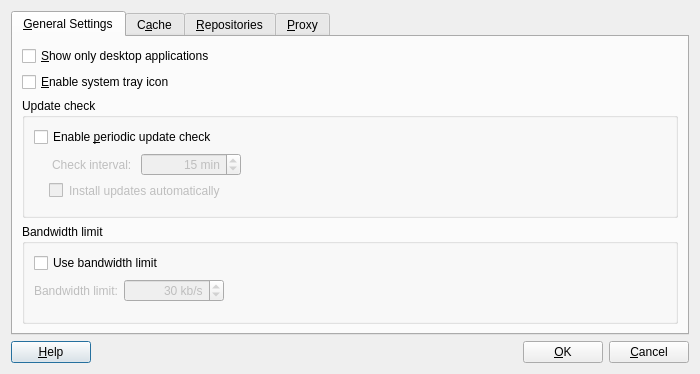
<?xml version="1.0" encoding="UTF-8"?>
<ui version="4.0">
 <class>SettingsDialog</class>
 <widget class="QDialog" name="SettingsDialog">
  <property name="geometry">
   <rect>
    <x>0</x>
    <y>0</y>
    <width>700</width>
    <height>374</height>
   </rect>
  </property>
  <property name="windowTitle">
   <string>Package Manager Settings</string>
  </property>
  <property name="windowIcon">
   <iconset resource="../data/data.qrc">
    <normaloff>:/data/package-manager.png</normaloff>:/data/package-manager.png</iconset>
  </property>
  <property name="modal">
   <bool>true</bool>
  </property>
  <layout class="QGridLayout" name="gridLayout_4">
   <item row="1" column="0">
    <layout class="QHBoxLayout" name="horizontalLayout">
     <item>
      <widget class="QPushButton" name="buttonHelp">
       <property name="text">
        <string>&amp;Help</string>
       </property>
      </widget>
     </item>
     <item>
      <spacer name="horizontalSpacer_3">
       <property name="orientation">
        <enum>Qt::Horizontal</enum>
       </property>
       <property name="sizeHint" stdset="0">
        <size>
         <width>40</width>
         <height>20</height>
        </size>
       </property>
      </spacer>
     </item>
     <item>
      <widget class="QPushButton" name="buttonOk">
       <property name="text">
        <string>&amp;OK</string>
       </property>
      </widget>
     </item>
     <item>
      <widget class="QPushButton" name="buttonCancel">
       <property name="text">
        <string>&amp;Cancel</string>
       </property>
      </widget>
     </item>
    </layout>
   </item>
   <item row="0" column="0">
    <widget class="QTabWidget" name="tabWidget">
     <property name="currentIndex">
      <number>0</number>
     </property>
     <widget class="QWidget" name="tab_1">
      <attribute name="title">
       <string>&amp;General Settings</string>
      </attribute>
      <layout class="QGridLayout" name="gridLayout_3">
       <item row="0" column="0">
        <widget class="QCheckBox" name="onlyGuiApp">
         <property name="text">
          <string>&amp;Show only desktop applications</string>
         </property>
        </widget>
       </item>
       <item row="1" column="0">
        <widget class="QCheckBox" name="systemTray">
         <property name="text">
          <string>&amp;Enable system tray icon</string>
         </property>
        </widget>
       </item>
       <item row="2" column="0">
        <widget class="QGroupBox" name="updateCheckGroupBox">
         <property name="sizePolicy">
          <sizepolicy hsizetype="Expanding" vsizetype="Preferred">
           <horstretch>0</horstretch>
           <verstretch>0</verstretch>
          </sizepolicy>
         </property>
         <property name="title">
          <string>Update check</string>
         </property>
         <property name="alignment">
          <set>Qt::AlignLeading|Qt::AlignLeft|Qt::AlignTop</set>
         </property>
         <layout class="QGridLayout" name="gridLayout">
          <item row="0" column="0" colspan="3">
           <widget class="QCheckBox" name="intervalCheck">
            <property name="text">
             <string>Enable &amp;periodic update check</string>
            </property>
           </widget>
          </item>
          <item row="1" column="0">
           <widget class="QLabel" name="intervalLabel">
            <property name="enabled">
             <bool>false</bool>
            </property>
            <property name="styleSheet">
             <string>padding-left:15px;</string>
            </property>
            <property name="text">
             <string>Check interval:</string>
            </property>
           </widget>
          </item>
          <item row="1" column="1">
           <widget class="QSpinBox" name="intervalSpin">
            <property name="enabled">
             <bool>false</bool>
            </property>
            <property name="sizePolicy">
             <sizepolicy hsizetype="Preferred" vsizetype="Fixed">
              <horstretch>0</horstretch>
              <verstretch>0</verstretch>
             </sizepolicy>
            </property>
            <property name="minimumSize">
             <size>
              <width>100</width>
              <height>0</height>
             </size>
            </property>
            <property name="alignment">
             <set>Qt::AlignRight|Qt::AlignTrailing|Qt::AlignVCenter</set>
            </property>
            <property name="suffix">
             <string> min</string>
            </property>
            <property name="minimum">
             <number>1</number>
            </property>
            <property name="maximum">
             <number>10000</number>
            </property>
            <property name="value">
             <number>15</number>
            </property>
           </widget>
          </item>
          <item row="1" column="2">
           <spacer name="horizontalSpacer">
            <property name="orientation">
             <enum>Qt::Horizontal</enum>
            </property>
            <property name="sizeHint" stdset="0">
             <size>
              <width>305</width>
              <height>24</height>
             </size>
            </property>
           </spacer>
          </item>
          <item row="3" column="1">
           <spacer name="verticalSpacer">
            <property name="orientation">
             <enum>Qt::Vertical</enum>
            </property>
            <property name="sizeHint" stdset="0">
             <size>
              <width>20</width>
              <height>40</height>
             </size>
            </property>
           </spacer>
          </item>
          <item row="2" column="0" colspan="3">
           <widget class="QCheckBox" name="installUpdates">
            <property name="enabled">
             <bool>false</bool>
            </property>
            <property name="styleSheet">
             <string>padding-left:15px;</string>
            </property>
            <property name="text">
             <string>Install updates automatically</string>
            </property>
           </widget>
          </item>
         </layout>
        </widget>
       </item>
       <item row="3" column="0">
        <widget class="QGroupBox" name="bandwidthLimitGroupBox">
         <property name="title">
          <string>Bandwidth limit</string>
         </property>
         <layout class="QGridLayout" name="gridLayout_2">
          <item row="1" column="2">
           <spacer name="horizontalSpacer_2">
            <property name="orientation">
             <enum>Qt::Horizontal</enum>
            </property>
            <property name="sizeHint" stdset="0">
             <size>
              <width>304</width>
              <height>24</height>
             </size>
            </property>
           </spacer>
          </item>
          <item row="2" column="1">
           <spacer name="verticalSpacer_2">
            <property name="orientation">
             <enum>Qt::Vertical</enum>
            </property>
            <property name="sizeHint" stdset="0">
             <size>
              <width>20</width>
              <height>40</height>
             </size>
            </property>
           </spacer>
          </item>
          <item row="0" column="0" colspan="3">
           <widget class="QCheckBox" name="useBandwidthLimit">
            <property name="text">
             <string>Use bandwidth limit</string>
            </property>
           </widget>
          </item>
          <item row="1" column="1">
           <widget class="QSpinBox" name="bandwidthSpin">
            <property name="enabled">
             <bool>false</bool>
            </property>
            <property name="sizePolicy">
             <sizepolicy hsizetype="Preferred" vsizetype="Fixed">
              <horstretch>0</horstretch>
              <verstretch>0</verstretch>
             </sizepolicy>
            </property>
            <property name="minimumSize">
             <size>
              <width>100</width>
              <height>0</height>
             </size>
            </property>
            <property name="alignment">
             <set>Qt::AlignRight|Qt::AlignTrailing|Qt::AlignVCenter</set>
            </property>
            <property name="suffix">
             <string> kb/s</string>
            </property>
            <property name="minimum">
             <number>1</number>
            </property>
            <property name="maximum">
             <number>20000</number>
            </property>
            <property name="value">
             <number>30</number>
            </property>
           </widget>
          </item>
          <item row="1" column="0">
           <widget class="QLabel" name="bandwidthLabel">
            <property name="enabled">
             <bool>false</bool>
            </property>
            <property name="text">
             <string>Bandwidth limit:</string>
            </property>
           </widget>
          </item>
         </layout>
        </widget>
       </item>
      </layout>
     </widget>
     <widget class="QWidget" name="tab_2">
      <attribute name="title">
       <string>C&amp;ache</string>
      </attribute>
      <layout class="QGridLayout" name="gridLayout_7">
       <item row="0" column="0">
        <widget class="QGroupBox" name="updateCheckGroupBox_2">
         <property name="sizePolicy">
          <sizepolicy hsizetype="Expanding" vsizetype="Preferred">
           <horstretch>0</horstretch>
           <verstretch>0</verstretch>
          </sizepolicy>
         </property>
         <property name="title">
          <string>Update check</string>
         </property>
         <property name="alignment">
          <set>Qt::AlignLeading|Qt::AlignLeft|Qt::AlignTop</set>
         </property>
         <layout class="QGridLayout" name="gridLayout_5">
          <item row="0" column="0" colspan="4">
           <widget class="QCheckBox" name="useCacheCheck">
            <property name="text">
             <string>&amp;Use hard disk cache for downloaded software</string>
            </property>
           </widget>
          </item>
          <item row="1" column="0">
           <widget class="QLabel" name="useCacheLabel">
            <property name="enabled">
             <bool>false</bool>
            </property>
            <property name="text">
             <string>Maximum cache size:</string>
            </property>
           </widget>
          </item>
          <item row="1" column="1">
           <widget class="QSpinBox" name="useCacheSpin">
            <property name="enabled">
             <bool>false</bool>
            </property>
            <property name="minimumSize">
             <size>
              <width>120</width>
              <height>0</height>
             </size>
            </property>
            <property name="alignment">
             <set>Qt::AlignRight|Qt::AlignTrailing|Qt::AlignVCenter</set>
            </property>
            <property name="suffix">
             <string> Mb</string>
            </property>
            <property name="minimum">
             <number>0</number>
            </property>
            <property name="maximum">
             <number>10000</number>
            </property>
            <property name="value">
             <number>0</number>
            </property>
           </widget>
          </item>
          <item row="1" column="2">
           <widget class="QLabel" name="useCacheLimitTip">
            <property name="enabled">
             <bool>false</bool>
            </property>
            <property name="text">
             <string>(use 0 for no limit)</string>
            </property>
           </widget>
          </item>
          <item row="1" column="3">
           <spacer name="horizontalSpacer">
            <property name="orientation">
             <enum>Qt::Horizontal</enum>
            </property>
            <property name="sizeHint" stdset="0">
             <size>
              <width>330</width>
              <height>24</height>
             </size>
            </property>
           </spacer>
          </item>
          <item row="2" column="1">
           <spacer name="verticalSpacer">
            <property name="orientation">
             <enum>Qt::Vertical</enum>
            </property>
            <property name="sizeHint" stdset="0">
             <size>
              <width>20</width>
              <height>40</height>
             </size>
            </property>
           </spacer>
          </item>
         </layout>
        </widget>
       </item>
       <item row="1" column="0">
        <widget class="QGroupBox" name="clearCacheGroupBox">
         <property name="sizePolicy">
          <sizepolicy hsizetype="Expanding" vsizetype="Preferred">
           <horstretch>0</horstretch>
           <verstretch>0</verstretch>
          </sizepolicy>
         </property>
         <property name="title">
          <string>Clear Cache</string>
         </property>
         <property name="alignment">
          <set>Qt::AlignLeading|Qt::AlignLeft|Qt::AlignTop</set>
         </property>
         <layout class="QGridLayout" name="gridLayout_6">
          <item row="0" column="0" colspan="2">
           <widget class="QLabel" name="clearCacheDesc">
            <property name="text">
             <string>Clearing the disk cache will remove all downloaded software. 
This will not delete installed software or affect your system stability.</string>
            </property>
           </widget>
          </item>
          <item row="1" column="0">
           <widget class="QPushButton" name="clearCacheButton">
            <property name="text">
             <string>C&amp;lean disk cache now</string>
            </property>
           </widget>
          </item>
          <item row="1" column="1">
           <spacer name="horizontalSpacer">
            <property name="orientation">
             <enum>Qt::Horizontal</enum>
            </property>
            <property name="sizeHint" stdset="0">
             <size>
              <width>330</width>
              <height>24</height>
             </size>
            </property>
           </spacer>
          </item>
          <item row="2" column="0">
           <spacer name="verticalSpacer">
            <property name="orientation">
             <enum>Qt::Vertical</enum>
            </property>
            <property name="sizeHint" stdset="0">
             <size>
              <width>20</width>
              <height>40</height>
             </size>
            </property>
           </spacer>
          </item>
         </layout>
        </widget>
       </item>
      </layout>
     </widget>
     <widget class="QWidget" name="tab_3">
      <attribute name="title">
       <string>&amp;Repositories</string>
      </attribute>
      <layout class="QGridLayout" name="gridLayout_9">
       <item row="0" column="0">
        <widget class="QTableWidget" name="repoListView">
         <property name="sizePolicy">
          <sizepolicy hsizetype="Expanding" vsizetype="Expanding">
           <horstretch>0</horstretch>
           <verstretch>0</verstretch>
          </sizepolicy>
         </property>
         <property name="contextMenuPolicy">
          <enum>Qt::DefaultContextMenu</enum>
         </property>
         <property name="alternatingRowColors">
          <bool>true</bool>
         </property>
         <property name="selectionMode">
          <enum>QAbstractItemView::SingleSelection</enum>
         </property>
         <property name="selectionBehavior">
          <enum>QAbstractItemView::SelectRows</enum>
         </property>
         <property name="showGrid">
          <bool>false</bool>
         </property>
         <property name="gridStyle">
          <enum>Qt::NoPen</enum>
         </property>
         <column>
          <property name="text">
           <string/>
          </property>
         </column>
         <column>
          <property name="text">
           <string>Repository Name</string>
          </property>
         </column>
         <column>
          <property name="text">
           <string>Repository Address</string>
          </property>
         </column>
        </widget>
       </item>
       <item row="0" column="1">
        <widget class="QGroupBox" name="groupBox">
         <property name="title">
          <string/>
         </property>
         <property name="flat">
          <bool>true</bool>
         </property>
         <layout class="QGridLayout" name="gridLayout_11">
          <item row="0" column="0">
           <widget class="QPushButton" name="addRepoButton">
            <property name="text">
             <string>&amp;Add New Repository</string>
            </property>
           </widget>
          </item>
          <item row="1" column="0">
           <widget class="QPushButton" name="removeRepoButton">
            <property name="text">
             <string>Remove Repository</string>
            </property>
           </widget>
          </item>
          <item row="2" column="0">
           <widget class="QPushButton" name="moveUpButton">
            <property name="text">
             <string>Move &amp;Up</string>
            </property>
           </widget>
          </item>
          <item row="3" column="0">
           <widget class="QPushButton" name="moveDownButton">
            <property name="text">
             <string>Move &amp;Down</string>
            </property>
           </widget>
          </item>
          <item row="4" column="0">
           <spacer name="verticalSpacer_4">
            <property name="orientation">
             <enum>Qt::Vertical</enum>
            </property>
            <property name="sizeHint" stdset="0">
             <size>
              <width>20</width>
              <height>40</height>
             </size>
            </property>
           </spacer>
          </item>
         </layout>
        </widget>
       </item>
      </layout>
     </widget>
     <widget class="QWidget" name="tab_4">
      <attribute name="title">
       <string>&amp;Proxy</string>
      </attribute>
      <layout class="QGridLayout" name="gridLayout_10">
       <item row="0" column="1">
        <spacer name="horizontalSpacer_4">
         <property name="orientation">
          <enum>Qt::Horizontal</enum>
         </property>
         <property name="sizeHint" stdset="0">
          <size>
           <width>331</width>
           <height>20</height>
          </size>
         </property>
        </spacer>
       </item>
       <item row="1" column="1">
        <spacer name="horizontalSpacer_5">
         <property name="orientation">
          <enum>Qt::Horizontal</enum>
         </property>
         <property name="sizeHint" stdset="0">
          <size>
           <width>331</width>
           <height>20</height>
          </size>
         </property>
        </spacer>
       </item>
       <item row="2" column="0" colspan="2">
        <widget class="QGroupBox" name="httpSettingsGroupBox">
         <property name="enabled">
          <bool>false</bool>
         </property>
         <property name="flat">
          <bool>true</bool>
         </property>
         <layout class="QGridLayout" name="gridLayout_8">
          <item row="0" column="0">
           <widget class="QLabel" name="label">
            <property name="text">
             <string>HTTP proxy server:</string>
            </property>
           </widget>
          </item>
          <item row="0" column="1">
           <widget class="QLineEdit" name="httpProxy"/>
          </item>
          <item row="0" column="2">
           <widget class="QLabel" name="label_2">
            <property name="text">
             <string>Port:</string>
            </property>
           </widget>
          </item>
          <item row="0" column="3">
           <widget class="QSpinBox" name="httpProxyPort">
            <property name="minimum">
             <number>1</number>
            </property>
            <property name="maximum">
             <number>65535</number>
            </property>
            <property name="value">
             <number>80</number>
            </property>
           </widget>
          </item>
          <item row="1" column="1">
           <widget class="QCheckBox" name="useHttpForAll">
            <property name="text">
             <string>Use this proxy server for all protocols</string>
            </property>
            <property name="checked">
             <bool>false</bool>
            </property>
           </widget>
          </item>
          <item row="2" column="0">
           <widget class="QLabel" name="label_3">
            <property name="text">
             <string>HTTPS proxy server:</string>
            </property>
           </widget>
          </item>
          <item row="2" column="1">
           <widget class="QLineEdit" name="httpsProxy"/>
          </item>
          <item row="2" column="2">
           <widget class="QLabel" name="label_4">
            <property name="text">
             <string>Port:</string>
            </property>
           </widget>
          </item>
          <item row="2" column="3">
           <widget class="QSpinBox" name="httpsProxyPort">
            <property name="minimum">
             <number>0</number>
            </property>
            <property name="maximum">
             <number>65535</number>
            </property>
            <property name="value">
             <number>0</number>
            </property>
           </widget>
          </item>
          <item row="3" column="0">
           <widget class="QLabel" name="label_5">
            <property name="text">
             <string>FTP proxy server:</string>
            </property>
           </widget>
          </item>
          <item row="3" column="1">
           <widget class="QLineEdit" name="ftpProxy"/>
          </item>
          <item row="3" column="2">
           <widget class="QLabel" name="label_6">
            <property name="text">
             <string>Port:</string>
            </property>
           </widget>
          </item>
          <item row="3" column="3">
           <widget class="QSpinBox" name="ftpProxyPort">
            <property name="minimum">
             <number>0</number>
            </property>
            <property name="maximum">
             <number>65535</number>
            </property>
            <property name="value">
             <number>0</number>
            </property>
           </widget>
          </item>
          <item row="4" column="1">
           <spacer name="verticalSpacer_3">
            <property name="orientation">
             <enum>Qt::Vertical</enum>
            </property>
            <property name="sizeHint" stdset="0">
             <size>
              <width>20</width>
              <height>40</height>
             </size>
            </property>
           </spacer>
          </item>
         </layout>
        </widget>
       </item>
       <item row="0" column="0">
        <widget class="QRadioButton" name="noProxyButton">
         <property name="text">
          <string>No  proxy server</string>
         </property>
         <property name="checked">
          <bool>true</bool>
         </property>
        </widget>
       </item>
       <item row="1" column="0">
        <widget class="QRadioButton" name="useProxyButton">
         <property name="text">
          <string>Use proxy server</string>
         </property>
        </widget>
       </item>
      </layout>
     </widget>
    </widget>
   </item>
  </layout>
 </widget>
 <tabstops>
  <tabstop>tabWidget</tabstop>
  <tabstop>onlyGuiApp</tabstop>
  <tabstop>systemTray</tabstop>
  <tabstop>intervalCheck</tabstop>
  <tabstop>intervalSpin</tabstop>
  <tabstop>useBandwidthLimit</tabstop>
  <tabstop>bandwidthSpin</tabstop>
 </tabstops>
 <resources>
  <include location="../data/data.qrc"/>
 </resources>
 <connections>
  <connection>
   <sender>intervalCheck</sender>
   <signal>toggled(bool)</signal>
   <receiver>intervalLabel</receiver>
   <slot>setEnabled(bool)</slot>
   <hints>
    <hint type="sourcelabel">
     <x>88</x>
     <y>132</y>
    </hint>
    <hint type="destinationlabel">
     <x>96</x>
     <y>161</y>
    </hint>
   </hints>
  </connection>
  <connection>
   <sender>intervalCheck</sender>
   <signal>toggled(bool)</signal>
   <receiver>intervalSpin</receiver>
   <slot>setEnabled(bool)</slot>
   <hints>
    <hint type="sourcelabel">
     <x>130</x>
     <y>138</y>
    </hint>
    <hint type="destinationlabel">
     <x>140</x>
     <y>157</y>
    </hint>
   </hints>
  </connection>
  <connection>
   <sender>useBandwidthLimit</sender>
   <signal>toggled(bool)</signal>
   <receiver>bandwidthLabel</receiver>
   <slot>setEnabled(bool)</slot>
   <hints>
    <hint type="sourcelabel">
     <x>91</x>
     <y>280</y>
    </hint>
    <hint type="destinationlabel">
     <x>88</x>
     <y>310</y>
    </hint>
   </hints>
  </connection>
  <connection>
   <sender>useBandwidthLimit</sender>
   <signal>toggled(bool)</signal>
   <receiver>bandwidthSpin</receiver>
   <slot>setEnabled(bool)</slot>
   <hints>
    <hint type="sourcelabel">
     <x>196</x>
     <y>280</y>
    </hint>
    <hint type="destinationlabel">
     <x>212</x>
     <y>310</y>
    </hint>
   </hints>
  </connection>
  <connection>
   <sender>useCacheCheck</sender>
   <signal>toggled(bool)</signal>
   <receiver>useCacheLabel</receiver>
   <slot>setEnabled(bool)</slot>
   <hints>
    <hint type="sourcelabel">
     <x>111</x>
     <y>64</y>
    </hint>
    <hint type="destinationlabel">
     <x>111</x>
     <y>64</y>
    </hint>
   </hints>
  </connection>
  <connection>
   <sender>useCacheCheck</sender>
   <signal>toggled(bool)</signal>
   <receiver>useCacheSpin</receiver>
   <slot>setEnabled(bool)</slot>
   <hints>
    <hint type="sourcelabel">
     <x>111</x>
     <y>64</y>
    </hint>
    <hint type="destinationlabel">
     <x>131</x>
     <y>64</y>
    </hint>
   </hints>
  </connection>
  <connection>
   <sender>useCacheCheck</sender>
   <signal>toggled(bool)</signal>
   <receiver>useCacheLimitTip</receiver>
   <slot>setEnabled(bool)</slot>
   <hints>
    <hint type="sourcelabel">
     <x>111</x>
     <y>64</y>
    </hint>
    <hint type="destinationlabel">
     <x>111</x>
     <y>64</y>
    </hint>
   </hints>
  </connection>
  <connection>
   <sender>noProxyButton</sender>
   <signal>toggled(bool)</signal>
   <receiver>httpSettingsGroupBox</receiver>
   <slot>setDisabled(bool)</slot>
   <hints>
    <hint type="sourcelabel">
     <x>87</x>
     <y>51</y>
    </hint>
    <hint type="destinationlabel">
     <x>171</x>
     <y>91</y>
    </hint>
   </hints>
  </connection>
  <connection>
   <sender>buttonCancel</sender>
   <signal>clicked()</signal>
   <receiver>SettingsDialog</receiver>
   <slot>reject()</slot>
   <hints>
    <hint type="sourcelabel">
     <x>694</x>
     <y>368</y>
    </hint>
    <hint type="destinationlabel">
     <x>482</x>
     <y>356</y>
    </hint>
   </hints>
  </connection>
  <connection>
   <sender>buttonOk</sender>
   <signal>clicked()</signal>
   <receiver>SettingsDialog</receiver>
   <slot>accept()</slot>
   <hints>
    <hint type="sourcelabel">
     <x>586</x>
     <y>364</y>
    </hint>
    <hint type="destinationlabel">
     <x>548</x>
     <y>363</y>
    </hint>
   </hints>
  </connection>
  <connection>
   <sender>systemTray</sender>
   <signal>toggled(bool)</signal>
   <receiver>updateCheckGroupBox</receiver>
   <slot>setEnabled(bool)</slot>
   <hints>
    <hint type="sourcelabel">
     <x>67</x>
     <y>81</y>
    </hint>
    <hint type="destinationlabel">
     <x>320</x>
     <y>89</y>
    </hint>
   </hints>
  </connection>
  <connection>
   <sender>intervalCheck</sender>
   <signal>toggled(bool)</signal>
   <receiver>installUpdates</receiver>
   <slot>setEnabled(bool)</slot>
   <hints>
    <hint type="sourcelabel">
     <x>218</x>
     <y>136</y>
    </hint>
    <hint type="destinationlabel">
     <x>238</x>
     <y>185</y>
    </hint>
   </hints>
  </connection>
 </connections>
</ui>
